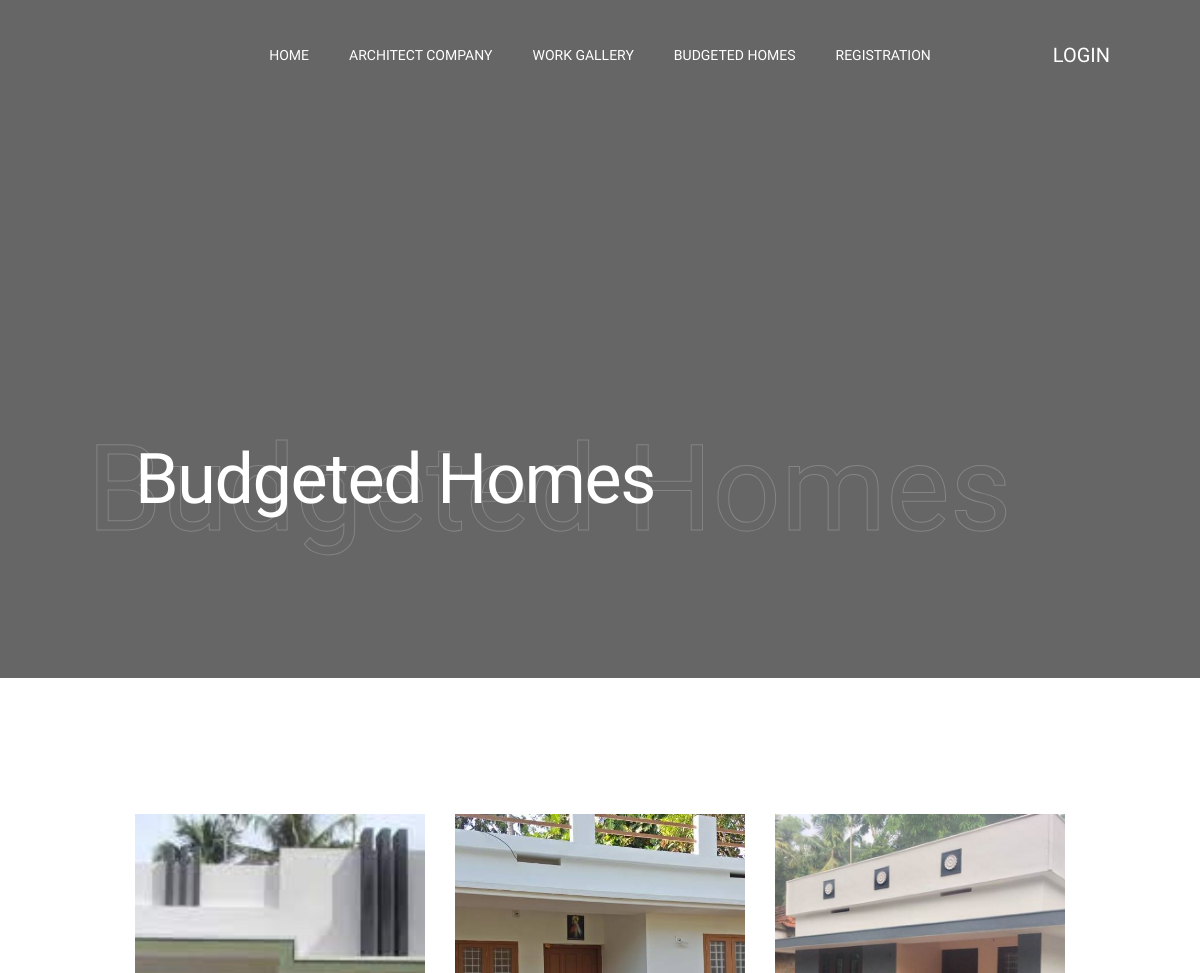
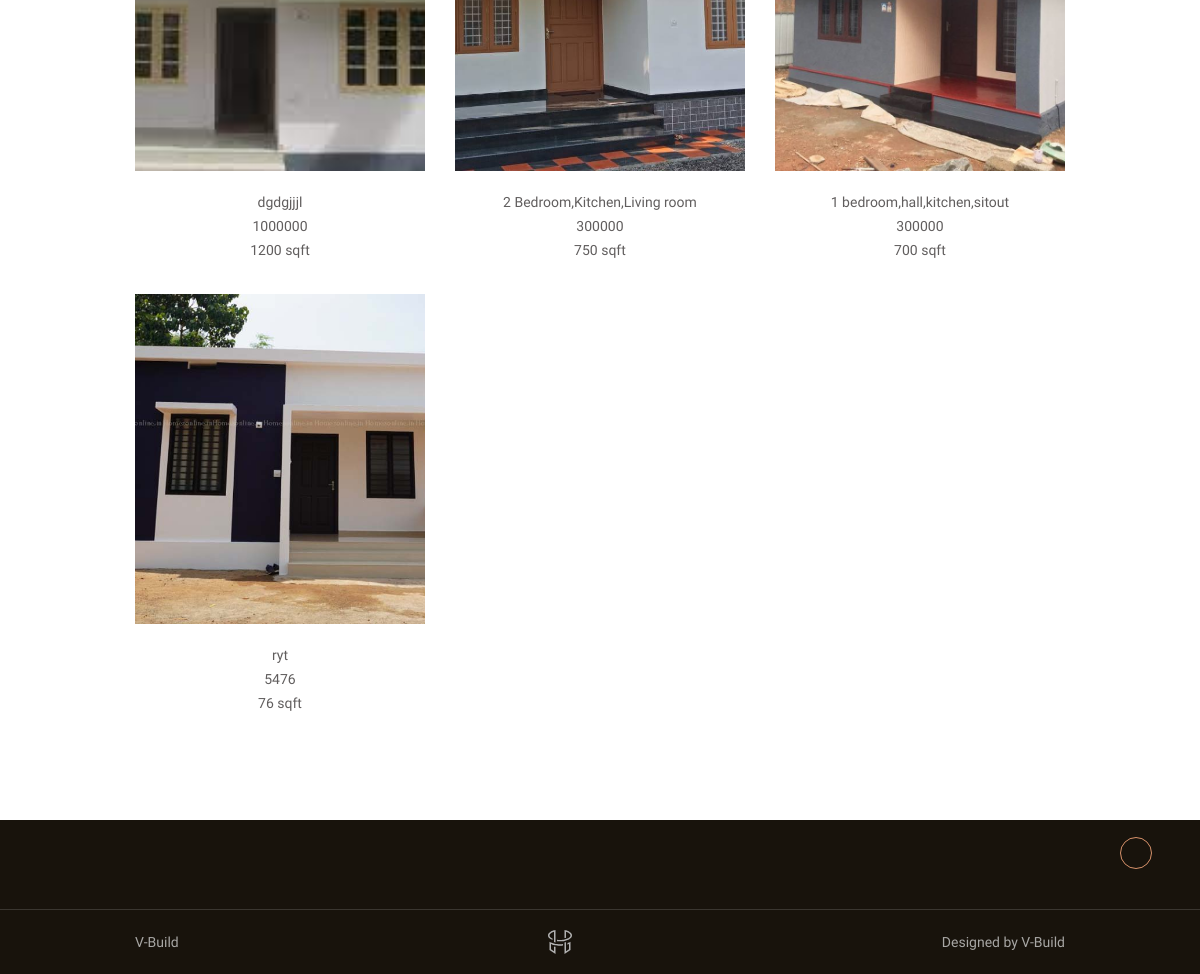
The app's page /budgethom.php with its own data (2 pictures, top to bottom).
### tables this page shows
CREATE TABLE IF NOT EXISTS `budgeted_home` (
  `bu_id` int(30) NOT NULL AUTO_INCREMENT,
  `cl_id` int(30) NOT NULL,
  `bu_description` varchar(100) NOT NULL,
  `bu_budget` varchar(100) NOT NULL,
  `bu_sqft` varchar(100) NOT NULL,
  `bu_image` varchar(100) NOT NULL,
  PRIMARY KEY (`bu_id`)
);

### budgethom.php (the view, shortened to what this page needs)
<?php
include 'header.php';
include('database.php');
?>
      <div class="content-wrapper  js-content-wrapper">
        <section class="page-masthead">
          <div data-parallax="0.6" class="page-masthead__bg">
          </div>
          <div class="container">
            <div class="page-masthead__content">
              <div class="row justify-content-between md:justify-content-center align-items-center">
                <div class="col-lg-9 col-md-10">
                  <div data-anim="slide-up delay-1">
                    <div class="page-masthead__back_title">Budgeted Homes</div>
                    <h1 class="page-masthead__title text-white">Budgeted Homes</h1>
                  </div>
                </div>
              </div>
            </div>
          </div>
        </section>
        <section class="layout-pt-md layout-pb-md">
          <div class="container">
            <div class="row">
              <div class="col-12">
                <div class="row y-gap-32 mt-40 lg:mt-20">
                  <?php
                  $result = $con->query("select * from budgeted_home");
                               while($row= mysqli_fetch_array($result))
                                 {
                                 ?>
                  <div class="col-xl-3 col-lg-4 col-sm-6">
                    <div class="shopCard text-center">
                      <div class="shopCard__image ratio ratio-29:33">
                        <img class="ratio-img" src="uploads/<?php echo $row['bu_image'];?>" alt="Product image">
                      </div>
                      <div class="shopCard__content mt-20">
                        <?php echo $row['bu_description'];?><br>
                       <?php echo $row['bu_budget'];?> <br>
                       <?php echo $row['bu_sqft'];?> <br>
                      </div>
                    </div>
                  </div>
         <?php }
                   ?>
                </div>
              </div>
            </div>
          </div>
        </section>
<?php
include 'footer.php';
?>

### records on screen
budgeted_home: bu_image (picture), bu_description "dgdgjjjl", bu_budget "1000000", bu_sqft "1200 sqft"
budgeted_home: bu_image (picture), bu_description "2 Bedroom,Kitchen,Living room", bu_budget "300000", bu_sqft "750 sqft"
budgeted_home: bu_image (picture), bu_description "1 bedroom,hall,kitchen,sitout", bu_budget "300000", bu_sqft "700 sqft"
budgeted_home: bu_image (picture), bu_description "ryt", bu_budget "5476", bu_sqft "76 sqft"
